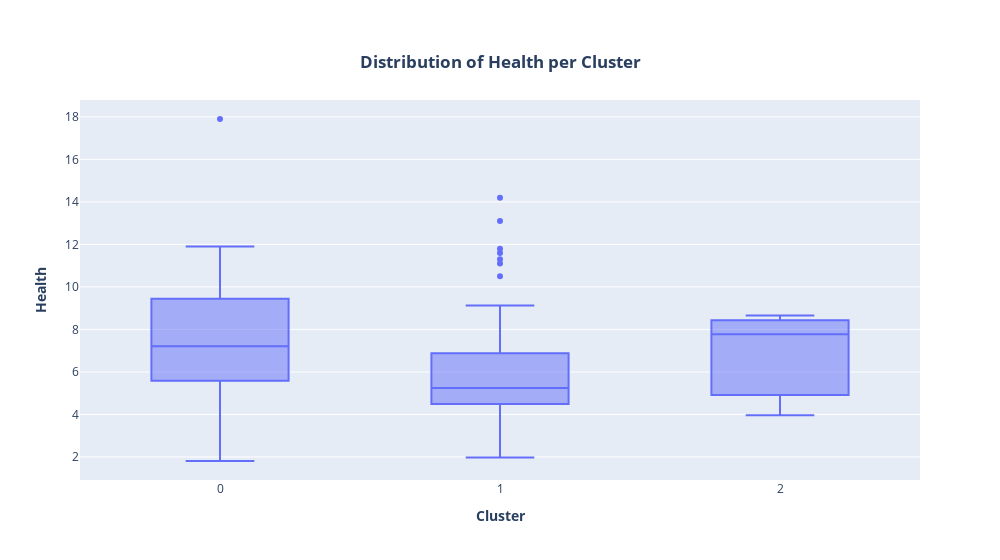

Here is the notebook cell this chart was saved with:
### Markdown cell above
Observation:
- Cluster 0: Low Inflation
- Cluster 2: Low Inflation
- Cluster 1: High Inflation

### Code cell
# Distribution of Health per Cluster
box_plot_cluster_vs_feature(kmeans_df, column="health")

### Figure 1 — Plotly figure (JSON) as saved in the notebook; plotly's stock layout.template omitted (floating-point values rounded to 4 significant figures; data arrays with more than 128 entries replaced by an {"elided": "..."} marker saying what was removed)
{"data": [{"alignmentgroup": "True", "hovertemplate": "cluster=%{x}<br>health=%{y}<extra></extra>", "legendgroup": "", "marker": {"color": "#636efa"}, "name": "", "notched": false, "offsetgroup": "", "orientation": "v", "showlegend": false, "type": "box", "x": {"elided": "167 int values"}, "x0": " ", "xaxis": "x", "y": {"elided": "167 float values"}, "y0": " ", "yaxis": "y"}], "layout": {"boxmode": "group", "legend": {"tracegroupgap": 0}, "title": {"text": "<b>Distribution of Health per Cluster</b>", "x": 0.5, "xanchor": "center", "y": 0.9, "yanchor": "top"}, "width": 1000, "xaxis": {"anchor": "y", "domain": [0, 1], "title": {"text": "<b>Cluster</b>"}}, "yaxis": {"anchor": "x", "domain": [0, 1], "title": {"text": "<b>Health</b>"}}}}
